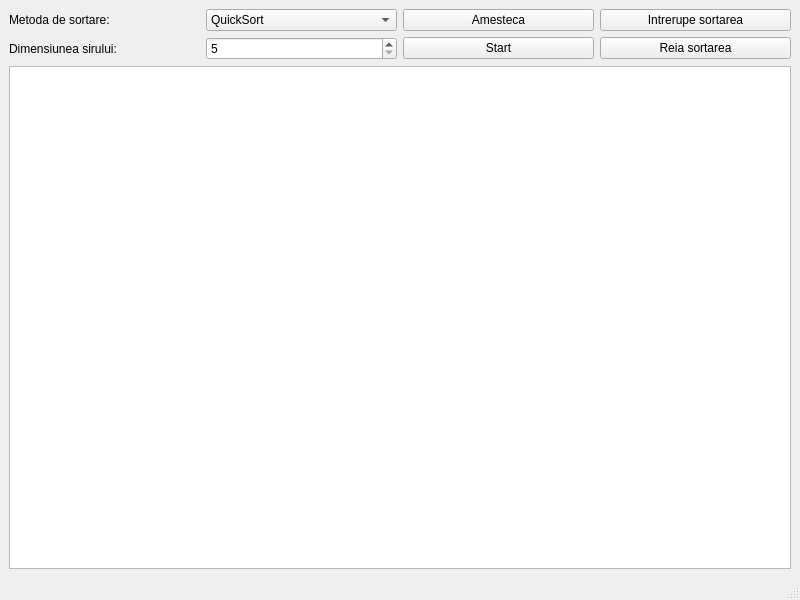
<?xml version="1.0" encoding="UTF-8"?>
<ui version="4.0">
 <class>MainWindow</class>
 <widget class="QMainWindow" name="MainWindow">
  <property name="geometry">
   <rect>
    <x>0</x>
    <y>0</y>
    <width>800</width>
    <height>600</height>
   </rect>
  </property>
  <property name="windowTitle">
   <string>MainWindow</string>
  </property>
  <widget class="QWidget" name="centralwidget">
   <layout class="QVBoxLayout" name="verticalLayout_3">
    <item>
     <layout class="QVBoxLayout" name="verticalLayout_2">
      <item>
       <layout class="QHBoxLayout" name="horizontalLayout_3">
        <item>
         <layout class="QVBoxLayout" name="verticalLayout">
          <item>
           <layout class="QHBoxLayout" name="horizontalLayout">
            <item>
             <widget class="QLabel" name="lblSortMethod">
              <property name="text">
               <string>Metoda de sortare:</string>
              </property>
             </widget>
            </item>
            <item>
             <widget class="QComboBox" name="cbSortMethod">
              <item>
               <property name="text">
                <string>QuickSort</string>
               </property>
              </item>
              <item>
               <property name="text">
                <string>Selection Sort</string>
               </property>
              </item>
              <item>
               <property name="text">
                <string>Bubble Sort</string>
               </property>
              </item>
              <item>
               <property name="text">
                <string>Insertion Sort</string>
               </property>
              </item>
              <item>
               <property name="text">
                <string>Merge Sort</string>
               </property>
              </item>
             </widget>
            </item>
           </layout>
          </item>
          <item>
           <layout class="QHBoxLayout" name="horizontalLayout_2">
            <item>
             <widget class="QLabel" name="lblArraySize">
              <property name="text">
               <string>Dimensiunea sirului:</string>
              </property>
             </widget>
            </item>
            <item>
             <widget class="QSpinBox" name="sbSize">
              <property name="minimum">
               <number>5</number>
              </property>
             </widget>
            </item>
           </layout>
          </item>
         </layout>
        </item>
        <item>
         <layout class="QGridLayout" name="gridLayout">
          <item row="0" column="0">
           <widget class="QPushButton" name="pbShuffle">
            <property name="text">
             <string>Amesteca</string>
            </property>
           </widget>
          </item>
          <item row="0" column="1">
           <widget class="QPushButton" name="pbPause">
            <property name="text">
             <string>Intrerupe sortarea</string>
            </property>
           </widget>
          </item>
          <item row="1" column="0">
           <widget class="QPushButton" name="pbStart">
            <property name="text">
             <string>Start</string>
            </property>
           </widget>
          </item>
          <item row="1" column="1">
           <widget class="QPushButton" name="pbResume">
            <property name="text">
             <string>Reia sortarea</string>
            </property>
           </widget>
          </item>
         </layout>
        </item>
       </layout>
      </item>
      <item>
       <widget class="QGraphicsView" name="graphicsView"/>
      </item>
     </layout>
    </item>
   </layout>
  </widget>
  <widget class="QMenuBar" name="menubar">
   <property name="geometry">
    <rect>
     <x>0</x>
     <y>0</y>
     <width>800</width>
     <height>26</height>
    </rect>
   </property>
  </widget>
  <widget class="QStatusBar" name="statusbar"/>
 </widget>
 <resources/>
 <connections/>
</ui>
